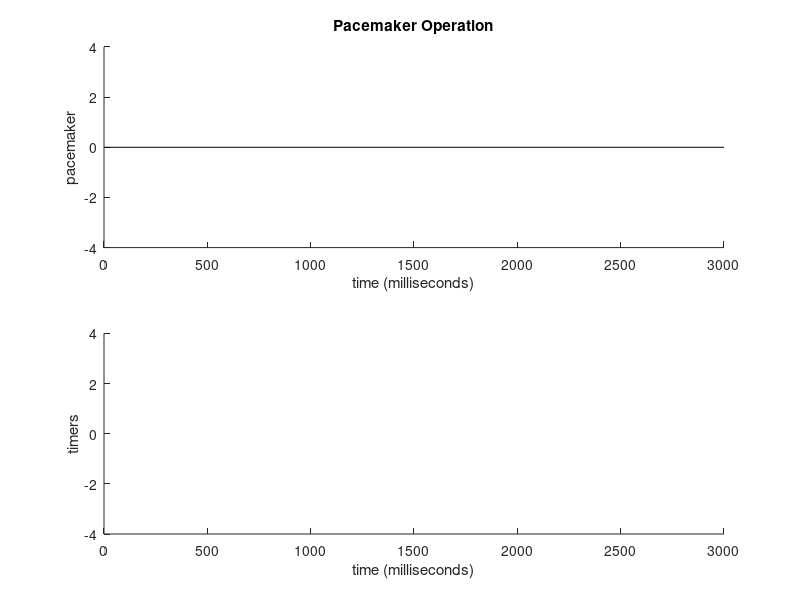

The MATLAB script that drew this image: (Note: this script raises an error after producing the figure.)
clear;
%% Decide what to plot
plotSignals = 1;
plotTimers = 1;
plotIteratively = 0;
%%
avi_switch = 0;
vrp_switch = 0;
pvarp_switch = 0;
lri_switch = 0;
lri_flip = 0;
uri_switch = 0;

avi_init = 0;
vrp_init = 0;
pvarp_init = 0;
lri_init = 0;
uri_init = 0;
%%
load medtronic_params
pace_param.mode_switch = 'on';
pace_inter=1;
A_get=0;
V_get=0;

i=-1;
lri_switch = 0;
total_time = 3000;%ms
gdata=zeros(1,total_time);
%% Signal occurences
ASign = [0 300]; %times when an atrial signal occurs
VSign = [250]; %times when a venticular signal occurs
AOutput = [1000]
VOutput = [1250]
%% PreDraw Graphs
figure;
hold;
if plotSignals
    if plotTimers 
        subplot(2,1,1)
    end
    title('Pacemaker Operation');
    ylabel('pacemaker');
    xlabel('time (milliseconds)');
    set(gca,'Ylim',[-4,4],'Xlim',[0,total_time]);
    xVal = [0,total_time]; 
    yVal = [0,0];
    line(xVal, yVal, 'Color', 'k');
end

if plotTimers
    if plotSignals
        subplot(2,1,2);
    end
    set(gca,'Ylim',[-4,4],'Xlim',[0,total_time]);
    ylabel('timers');
    xlabel('time (milliseconds)');
end

while i< total_time
    i=i+1;
    data=0;
    name = '';
    faceColor = 'k';
    %% Plot Pacemaker Sensing/Pacing
        if ismember(i,ASign)
            pace_param=pacemaker_new(pace_param, 1, V_get, 1);
            if plotSignals
                startArrow = [i,0];
                endArrow = [i,0.5];
                if plotTimers
                    subplot(2,1,1)
                end
                arrow(startArrow,endArrow,'EdgeColor','k','FaceColor','y');
                text(i,0.5,'A Signal','Fontsize', 9); 
            end
        elseif ismember(i,VSign)
            pace_param=pacemaker_new(pace_param, A_get, 1, 1);
            if plotSignals
                startArrow = [i,0];
                endArrow = [i,-0.5];
                if plotTimers
                    subplot(2,1,1)
                end
                arrow(startArrow,endArrow,'EdgeColor','k','FaceColor','w');
                text(i,-0.5,'V Signal','Fontsize', 9);
            end
        else
            pace_param=pacemaker_new(pace_param, A_get, V_get, 1);
        end
        if plotSignals
            % a_pace
              if pace_param.a_pace
                  data=3;
                  name = 'AP';
                  faceColor = 'r';
              end
              % v_pace
              if pace_param.v_pace               
                  data=-3;
                  name = 'VP';
                  faceColor = 'm';
              end
              % a_sense
              if pace_param.a_sense
                  data=2;
                  name = 'AS';
                  faceColor = 'b';
              end
              % v_sense
              if pace_param.v_sense
                  data=-2;
                  name = 'VS';
                  faceColor = 'c';
              end
              if pace_param.a_ref
                  data=1;
                  name = '[AR]';
                  faceColor = 'g';
              end
              
              if(data ~= 0)
                  startArrow = [i,0];
                  endArrow = [i,data];
                  if plotTimers
                    subplot(2,1,1)
                  end
                  arrow(startArrow,endArrow,'EdgeColor','k','FaceColor',faceColor);
                  text(i,data,name,'Fontsize', 10);
              end
        end
   %% Plot Timer States
   if plotTimers
    %Constant values
    AVI_UPPER_Y = 4;
    AVI_LOWER_Y = 3;
    AVI_DEF_COLOR = [1 90/255 0];
    AVI_CUR_COLOR = 'red';
   
    VRP_UPPER_Y = 3;
    VRP_LOWER_Y =2;
    VRP_DEF_COLOR = [1 0 1];
    VRP_CUR_COLOR = [76/255 0 153/255];
   
    PVARP_UPPER_Y =2;
    PVARP_LOWER_Y =1;
    PVARP_DEF_COLOR = 'c';
    PVARP_CUR_COLOR = 'blue';
   
    LRI_UPPER_Y = 1;
    LRI_LOWER_Y = 0;
    LRI_DEF_COLOR = [0 128/255 128/255];
    LRI_CUR_COLOR = 'g';
   
    URI_UPPER_Y = 0;
    URI_LOWER_Y = -1;
    URI_DEF_COLOR = [207/255 181/255 59/255];
    URI_CUR_COLOR = 'y';
   
    BLOCK_COLOR = 'k';
    VSP_COLOR = 'w';
   
    %local variables
   
              %AVI  
              if ~strcmp(pace_param.AVI,'off')
                  %if timer just started, plot the expected timer time for
                  %AVI, ABP, and VSP (if on).
                 
                  if plotSignals
                    subplot(2,1,2)
                  end
                if pace_param.AVI_cur == pace_param.AVI_def
                    avi_switch = 1;
                    avi_init = i;
                    rectangle('Position',[i,AVI_LOWER_Y, pace_param.AVI_def,1],'FaceColor',AVI_DEF_COLOR);
                    rectangle('Position',[i,AVI_LOWER_Y, pace_param.ABP,0.5],'FaceColor',BLOCK_COLOR);
                    if strcmp(pace_param.VSP,'on')
                        rectangle('Position',[(i+pace_param.ABP),AVI_LOWER_Y, pace_param.VSP_sense,0.5],'FaceColor','w');
                    end
                %else color the current timer state.    
                elseif plotIteratively
                    rectangle('Position',[i-1,AVI_LOWER_Y+0.5, 1,0.5],'FaceColor',AVI_CUR_COLOR,'EdgeColor', AVI_CUR_COLOR);
                end 
              end
              
              if ~plotIteratively
                if plotSignals
                    subplot(2,1,2)
                end
                if strcmp(pace_param.AVI,'off') && avi_switch==1
                    width = (i-1) - avi_init;
                    rectangle('Position',[avi_init,AVI_LOWER_Y+0.5,width,0.5],'FaceColor',AVI_CUR_COLOR);
                    avi_switch = 0;
                    avi_init = 0;
                end
              end
              
              %VRP
              if strcmp(pace_param.VRP, 'on')
                  if plotSignals
                    subplot(2,1,2)
                  end
                if pace_param.VRP_cur == pace_param.VRP_def ||pace_param.v_sense == 1 || pace_param.v_pace == 1
                    vrp_switch = 1;
                    vrp_init = i;
                    rectangle('Position',[i,VRP_LOWER_Y, pace_param.VRP_def,1],'FaceColor',VRP_DEF_COLOR);
                elseif plotIteratively
                    rectangle('Position',[i-1,VRP_LOWER_Y+0.5, 1,0.5],'FaceColor',VRP_CUR_COLOR,'EdgeColor', VRP_CUR_COLOR);
                end
              end
              if ~plotIteratively
                if strcmp(pace_param.VRP,'off') && vrp_switch==1
                    width = (i-1) - vrp_init;
                    rectangle('Position',[vrp_init,VRP_LOWER_Y+0.5,width,0.5],'FaceColor',VRP_CUR_COLOR);
                    vrp_switch = 0;
                    vrp_init = 0;
                end
              end
              
              % PVARP
              if strcmp(pace_param.PVARP, 'on')
                  if plotSignals
                    subplot(2,1,2)
                  end
                  if pace_param.PVARP_cur == pace_param.PVARP_def
                    pvarp_switch = 1;
                    pvarp_init = i;
                    rectangle('Position',[i,PVARP_LOWER_Y, pace_param.PVARP_def,1],'FaceColor',PVARP_DEF_COLOR);
                  elseif plotIteratively
                    rectangle('Position',[i-1,PVARP_LOWER_Y+0.5, 1,0.5],'FaceColor',PVARP_CUR_COLOR,'EdgeColor', PVARP_CUR_COLOR);
                  end
              end
              
              if ~plotIteratively
                  if strcmp(pace_param.PVARP,'off') && pvarp_switch==1
                    width = (i-1) - pvarp_init;
                    rectangle('Position',[pvarp_init,PVARP_LOWER_Y+0.5,width,0.5],'FaceColor',PVARP_CUR_COLOR);
                    pvarp_switch = 0;
                    pvarp_init = 0;
                  end
              end
              
              % LRI
                  if plotSignals
                    subplot(2,1,2)
                  end
                  if pace_param.LRI_cur == pace_param.LRI_def-1   
                    if lri_flip == 0
                        lri_flip  = 1;
                        lri_switch = 1;
                    else
                        lri_flip = 0;
                        lri_switch = 1;
                    end  
                    if lri_flip 
                        position = 0.5;
                        pos = 0;
                    else
                        position = 0;
                        pos = 0.5;
                    end
                    rectangle('Position',[i,LRI_LOWER_Y + position, pace_param.LRI_def,0.5],'FaceColor',LRI_DEF_COLOR);
                    width = (i-1) - lri_init; 
                    if width > 0
                        rectangle('Position',[lri_init, LRI_LOWER_Y + pos,width,0.25],'FaceColor', LRI_CUR_COLOR);
                    end
                    lri_init = i;
                    
                  elseif plotIteratively
                    if lri_flip
                       pos = 0.5;
                    else
                       pos = 0;
                    end
                    rectangle('Position',[i-1,LRI_LOWER_Y+position, 1,0.25],'FaceColor',LRI_CUR_COLOR, 'EdgeColor', LRI_CUR_COLOR);  
                  end
                  
                  if i >= total_time
                    if lri_flip
                       pos = 0.5;
                    else
                       pos = 0;
                    end  
                    width = total_time - lri_init;
                    rectangle('Position',[lri_init, LRI_LOWER_Y + pos,width,0.25],'FaceColor', LRI_CUR_COLOR);
                  end
                  
              % URI
              if strcmp(pace_param.URI,'on')
                  if plotSignals
                    subplot(2,1,2)
                  end
                  if pace_param.URI_cur == pace_param.URI_def
                    uri_switch = 1;
                    uri_init = i;
                    rectangle('Position',[i,URI_LOWER_Y, pace_param.URI_def,1],'FaceColor',URI_DEF_COLOR);
                  elseif plotIteratively
                    rectangle('Position',[i-1,URI_LOWER_Y+0.5, 1,0.5],'FaceColor',URI_CUR_COLOR, 'EdgeColor', URI_CUR_COLOR);
                  end
              end
              
               if ~plotIteratively
                  if strcmp(pace_param.URI,'off') && uri_switch==1
                    width = (i-1) - uri_init;
                    rectangle('Position',[uri_init,URI_LOWER_Y+0.5,width,0.5],'FaceColor',URI_CUR_COLOR);
                    uri_switch = 0;
                    uri_init = 0;
                  end
              end
   end
 %% Store Data             
              gdata(i+1) = data;
    if plotIteratively
        pause(0.00001);
    end
end
